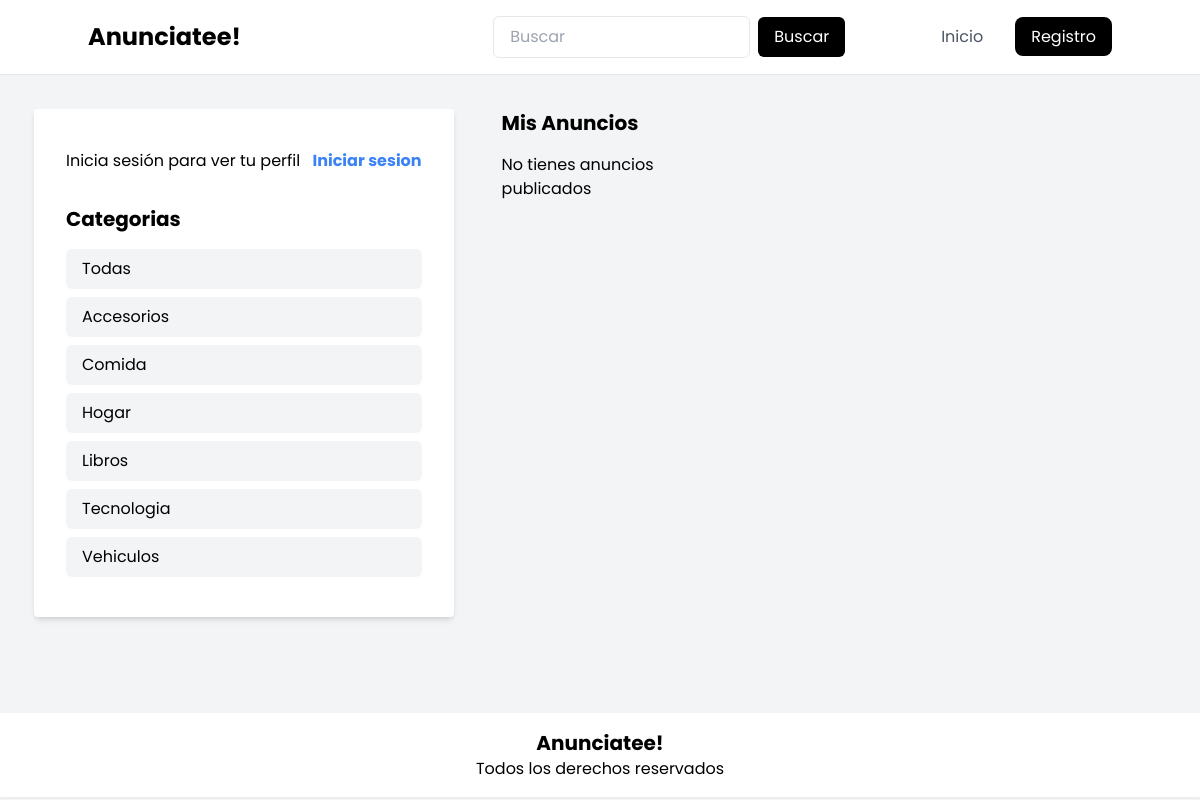
/mis-anuncios.php, run on the app's committed database.
### tables this page shows
CREATE TABLE `categories` (
  `id` int(11) NOT NULL,
  `name` varchar(20) NOT NULL
);

### config/database.php (called while the page is built)
<?php
class Database
{
    private $host = 'localhost';
    private $user = 'root';
    private $password = '';
    private $database = 'ddigital';
    public $connection;
    public function __construct()
    {
        try {
            $this->connection = new PDO("mysql:host=$this->host;dbname=$this->database", $this->user, $this->password);
            $this->connection->setAttribute(PDO::ATTR_ERRMODE, PDO::ERRMODE_EXCEPTION);
        } catch (PDOException $e) {
            echo "Connection failed: " . $e->getMessage();
        }
    }
    public function getConnection()
    {
        return $this->connection;
    }
}

### models/Category.php (called while the page is built, shortened)
<?php
include_once './config/database.php';
class Category{
    private $connection;
    public function __construct($db){
        $this->connection = $db;
    }
    public function getAllCategories(){
        try{
            $query = "SELECT * FROM categories";
            $stmt = $this->connection->prepare($query);
            $stmt->execute();
            $categories = $stmt->fetchAll(PDO::FETCH_ASSOC);
            return $categories;
        }catch(PDOException $e){
            echo "Error: " . $e->getMessage();
        }
    }
}

### components/categories.php (the view)
<h4 class="text-xl font-bold text-black mb-4">Categorias</h4>
<a href="./controllers/category_controller.php?category=all" class="bg-gray-100 hover:bg-gray-200 mb-2 px-4 py-2 rounded-md">Todas</a>
<?php
include_once './config/database.php';
include_once './models/Category.php';
try {
    $db = new Database();
    $category = new Category($db->getConnection());
    $categories = $category->getAllCategories();
    foreach ($categories as $category) {
        echo "<a href='./controllers/category_controller.php?category=" . $category['name'] .
            "' class='bg-gray-100 hover:bg-gray-200 mb-2 px-4 py-2 rounded-md'>" . $category['name'] . "</a>";
    }
} catch (PDOException $e) {
    echo "Error: " . $e->getMessage();
}
?>

### assets/css/style.css (style rules this page uses)
* { margin: 0; padding: 0; box-sizing: border-box; font-family: 'Poppins', sans-serif; }

### data on the page
categories: name "Accesorios"
categories: name "Comida"
categories: name "Hogar"
categories: name "Libros"
categories: name "Tecnologia"
categories: name "Vehiculos"
